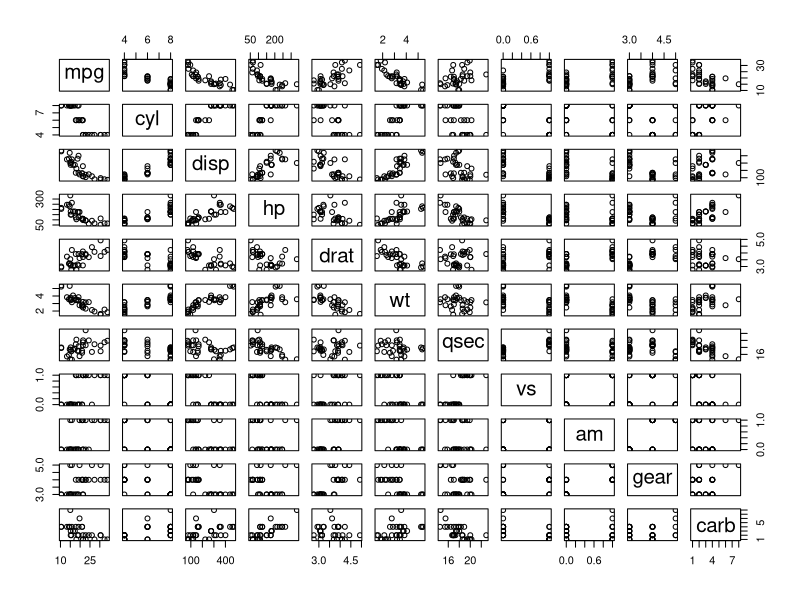
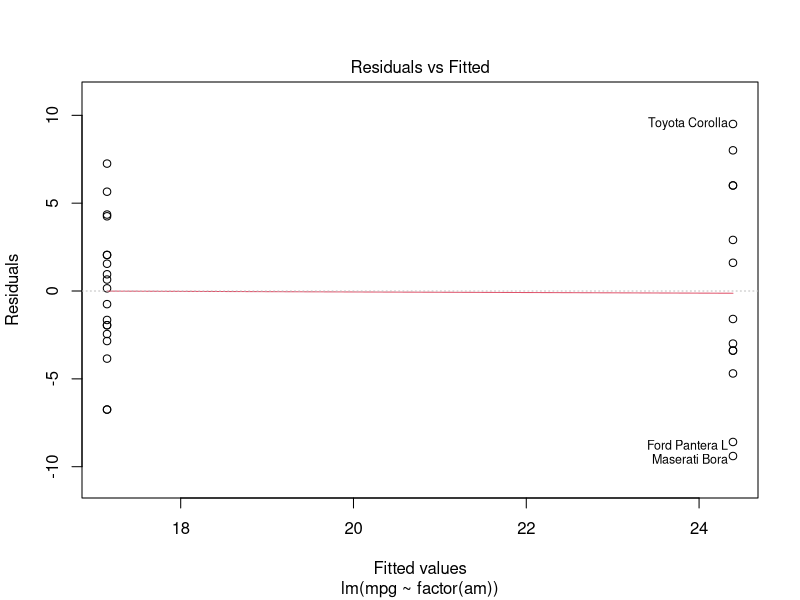
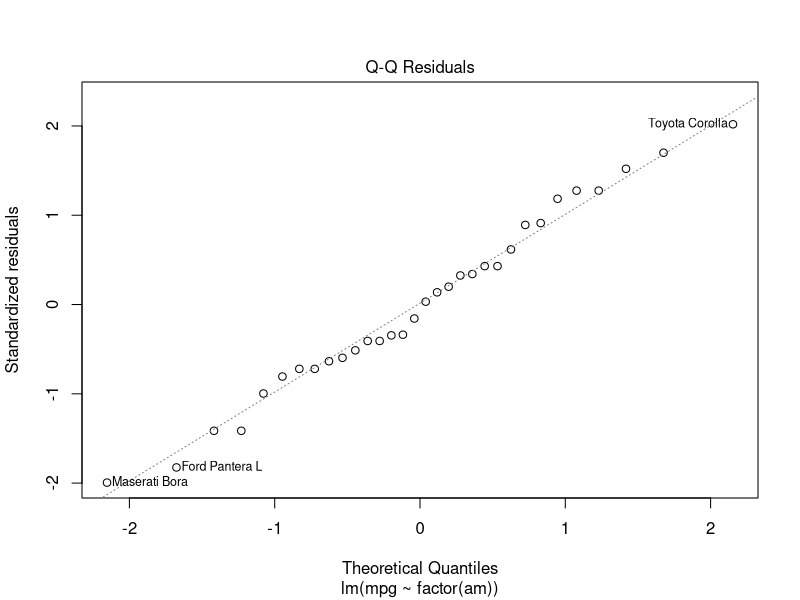
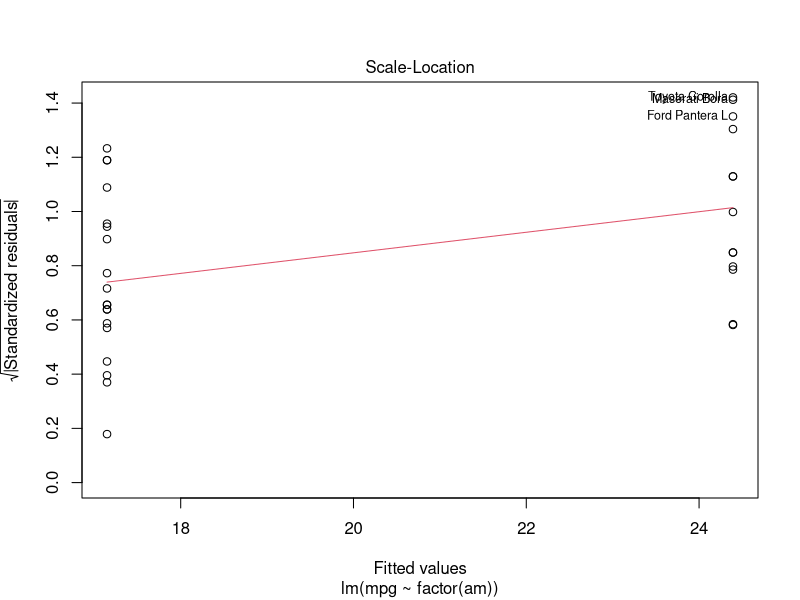
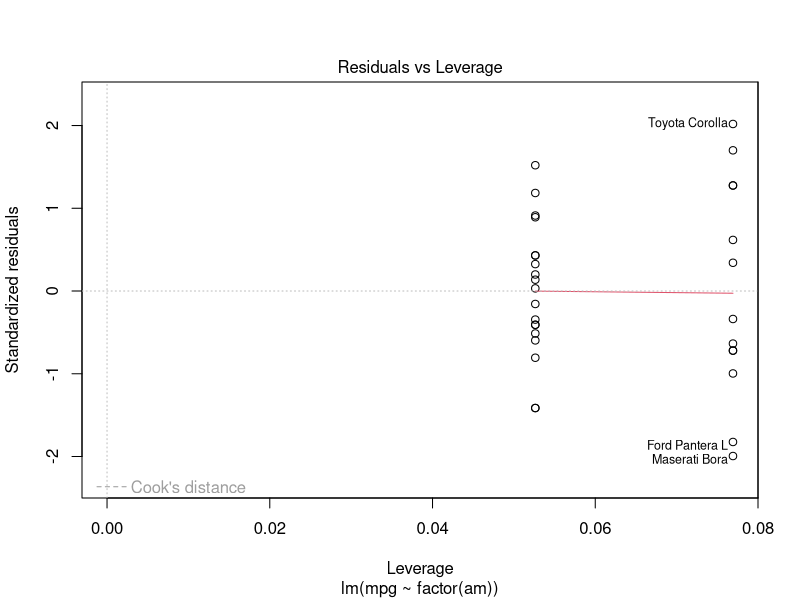

R code for these plots, in order:
## ---- chunk 1
data("mtcars")
## ---- chunk 2
fit1 <- lm(mpg~factor(am), data = mtcars)
summary(fit1)$coef
## ---- chunk 3
fit2 <- lm(mpg~factor(am) + wt, data = mtcars)
fit3 <- lm(mpg~factor(am) + wt + hp, data = mtcars)
fit4 <- lm(mpg~factor(am) + wt + hp + factor(cyl), data = mtcars)
fit5 <- lm(mpg~factor(am) + wt + hp + factor(cyl) + drat, data = mtcars)
fit6 <- lm(mpg~factor(am) + wt + hp + factor(cyl) + drat + factor(vs), data = mtcars)
fit7 <- lm(mpg~factor(am) + wt + hp + factor(cyl) + drat + factor(vs) + qsec, data = mtcars)
fit8 <- lm(mpg~factor(am) + wt + hp + factor(cyl) + drat + factor(vs) + qsec + disp, data = mtcars)
summary(fit2)$coef
## ---- chunk 4
anova(fit1, fit2, fit3, fit4, fit5, fit6, fit7, fit8)
## ---- chunk 5
fit21 <- lm(mpg~wt, data = mtcars)
fit22 <- lm(mpg~wt + hp, data = mtcars)
fit23 <- lm(mpg~wt + hp + am, data = mtcars)
anova(fit21, fit22, fit23)
## ---- chunk 6
pairs(mtcars)
## ---- chunk 7
plot(fit1)
